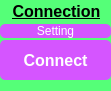
       <widget class="QGroupBox" name="gbConnection">
        <property name="geometry">
         <rect>
          <x>10</x>
          <y>10</y>
          <width>111</width>
          <height>91</height>
         </rect>
        </property>
        <property name="font">
         <font>
          <family>Segoe UI</family>
          <pointsize>12</pointsize>
          <italic>false</italic>
          <bold>true</bold>
          <underline>true</underline>
         </font>
        </property>
        <property name="styleSheet">
         <string notr="true">QGroupBox{
	border:none;
	background-color: rgb(85, 255, 120);
	color: black;
	border-radius:10px;
	font: 700 12pt &quot;Segoe UI&quot;;
}</string>
        </property>
        <property name="title">
         <string>Connection</string>
        </property>
        <property name="alignment">
         <set>Qt::AlignCenter</set>
        </property>
        <property name="flat">
         <bool>true</bool>
        </property>
        <widget class="QWidget" name="widget" native="true">
         <property name="geometry">
          <rect>
           <x>0</x>
           <y>20</y>
           <width>111</width>
           <height>61</height>
          </rect>
         </property>
         <property name="styleSheet">
          <string notr="true">background-color:none;</string>
         </property>
         <layout class="QVBoxLayout" name="verticalLayout">
          <property name="spacing">
           <number>2</number>
          </property>
          <property name="topMargin">
           <number>4</number>
          </property>
          <property name="bottomMargin">
           <number>1</number>
          </property>
          <item>
           <widget class="QPushButton" name="btnSettingConnect">
            <property name="sizePolicy">
             <sizepolicy hsizetype="Preferred" vsizetype="Fixed">
              <horstretch>0</horstretch>
              <verstretch>0</verstretch>
             </sizepolicy>
            </property>
            <property name="styleSheet">
             <string notr="true">QPushButton
{
	border:none;
	color: rgb(255, 255, 255);
	background-color:rgb(213, 85, 255);
	border-radius:5px;
	font: italic 11pt &quot;Segoe UI&quot;;
}

QPushButton:Hover
{
	background-color:rgb(255, 0, 0);
}

QPushButton:pressed
{
	background-color:rgb(247, 221, 90);
}</string>
            </property>
            <property name="text">
             <string>Setting</string>
            </property>
            <property name="icon">
             <iconset resource="img.qrc">
              <normaloff>:/icons/setting.png</normaloff>:/icons/setting.png</iconset>
            </property>
           </widget>
          </item>
          <item>
           <widget class="QPushButton" name="btnConnect">
            <property name="sizePolicy">
             <sizepolicy hsizetype="Preferred" vsizetype="Preferred">
              <horstretch>0</horstretch>
              <verstretch>0</verstretch>
             </sizepolicy>
            </property>
            <property name="font">
             <font>
              <family>Segoe UI</family>
              <pointsize>12</pointsize>
              <italic>false</italic>
              <bold>true</bold>
             </font>
            </property>
            <property name="styleSheet">
             <string notr="true">QPushButton
{
	border:none;
	color: rgb(255, 255, 255);
	background-color:rgb(213, 85, 255);
	border-radius:5px;
}

QPushButton:Hover
{
	background-color:rgb(255, 0, 0);
}

QPushButton:pressed
{
	background-color:rgb(247, 221, 90);
}</string>
            </property>
            <property name="text">
             <string>Connect</string>
            </property>
           </widget>
          </item>
         </layout>
        </widget>
       </widget>
